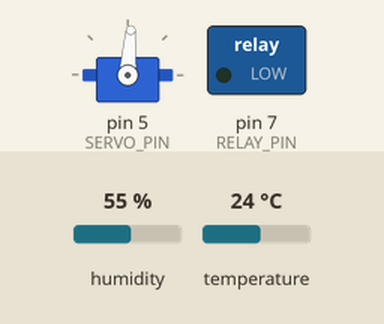
Bench run of a sketch on a simulated Arduino Uno, built with avr-gcc and run on an emulated ATmega328P. Shown: servo, switched loads named in the sketch (green lamp = pin HIGH). The test bench sets the inputs (shaded band); at power-on: temperature 24 °C, humidity 55 %. What the sketch prints to the serial monitor is not drawn.

Above: at 4.8 s.
4.9 s: temperature set to 27.6 °C
At 7.1 s:
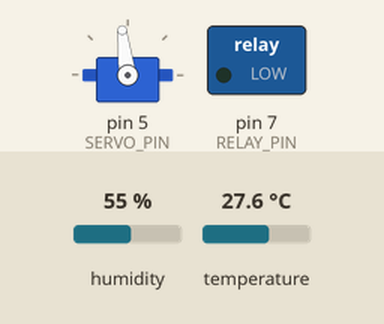
7.9 s: temperature set to 28.4 °C
At 8.4 s:
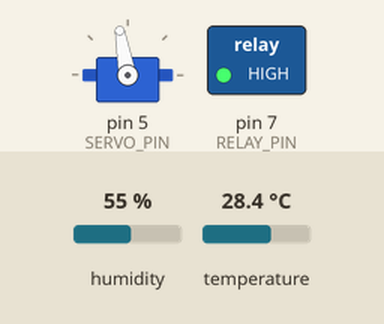
10.9 s: temperature set to 12 °C
At 12.7 s:
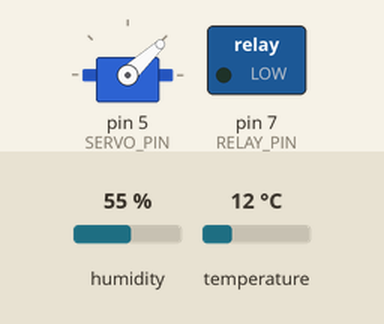
13.9 s: temperature set to 19 °C
At 14.7 s:
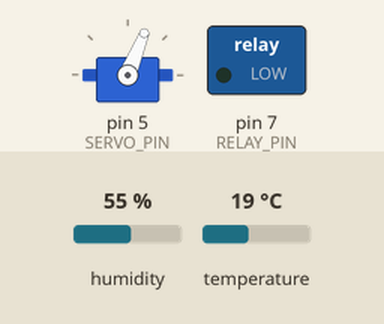
16.9 s: temperature set to 28 °C
At 18.6 s:
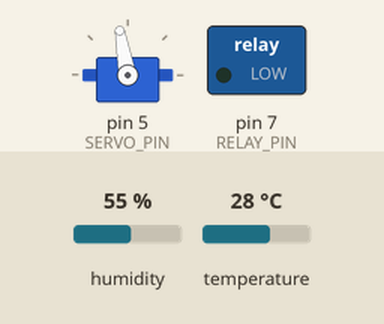
19.9 s: temperature set to 41 °C
At 21.0 s:
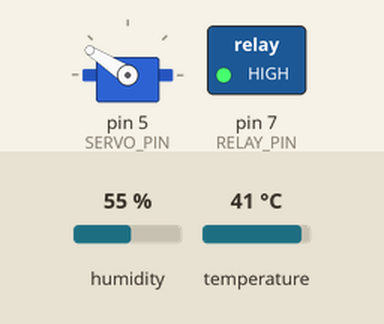
Timing chart, 0 to 22.9 s (numbered marks = the images above; inputs shaded):
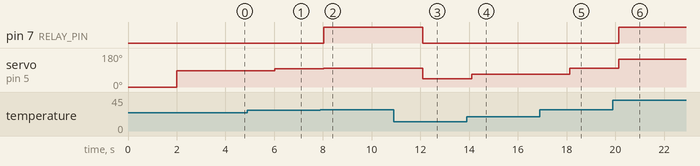

Measured:
- the behaviour switches between 28 and 28.1 °C on temperature (found by bisection; images 1 and 2)
- after the input at 4.9 s, servo on pin 5 (SERVO_PIN): 86° → 97° after 1.1 s
- after the input at 7.9 s, pin 7 (RELAY_PIN): LOW → HIGH after 0.14 s; servo on pin 5 (SERVO_PIN): 97° → 100° after 0.14 s
- after the input at 10.9 s, pin 7 (RELAY_PIN): HIGH → LOW after 1.2 s; servo on pin 5 (SERVO_PIN): 100° → 43° after 1.2 s
- after the input at 13.9 s, servo on pin 5 (SERVO_PIN): 43° → 68° after 0.20 s
- after the input at 16.9 s, servo on pin 5 (SERVO_PIN): 68° → 100° after 1.2 s
- after the input at 19.9 s, pin 7 (RELAY_PIN): LOW → HIGH after 0.23 s; servo on pin 5 (SERVO_PIN): 100° → 147° after 0.23 s

The sketch:

sketch.ino
```cpp
// Lab 7 - Exercise 4: Temp → Servo + Relay ON when temp > 28°C
// DHT22 on pin 2, Servo on pin 5, Relay on pin 7

#include <Servo.h>
#include <DHT.h>

#define DHT_PIN    2
#define DHT_TYPE   DHT22
#define SERVO_PIN  5
#define RELAY_PIN  7
#define TEMP_MIN   0
#define TEMP_MAX   50
#define TEMP_LIMIT 28  // relay activates above this

DHT dht(DHT_PIN, DHT_TYPE);
Servo myservo;

void setup() {
  Serial.begin(9600);
  dht.begin();
  myservo.attach(SERVO_PIN);
  myservo.write(0);
  pinMode(RELAY_PIN, OUTPUT);
  digitalWrite(RELAY_PIN, LOW);  // relay OFF at start
  Serial.println("=== Lab 7 Exercise 4: Temp + Relay ===");
}

void loop() {
  delay(2000);

  float temperature = dht.readTemperature();
  float humidity    = dht.readHumidity();

  if (isnan(temperature) || isnan(humidity)) {
    Serial.println("DHT22 read error!");
    return;
  }

  // Servo = thermometer
  int angle = map(temperature, TEMP_MIN, TEMP_MAX, 0, 180);
  angle = constrain(angle, 0, 180);
  myservo.write(angle);

  // Relay = cooling switch
  if (temperature > TEMP_LIMIT) {
    digitalWrite(RELAY_PIN, HIGH);  // close relay = fan ON
    Serial.println("🔥 HOT! Relay ON (fan running)");
  } else {
    digitalWrite(RELAY_PIN, LOW);   // open relay = fan OFF
    Serial.println("✅ Cool. Relay OFF");
  }

  Serial.print("Temp: ");
  Serial.print(temperature);
  Serial.print("°C | Humidity: ");
  Serial.print(humidity);
  Serial.print("% | Servo: ");
  Serial.print(angle);
  Serial.println("°");
}
```
